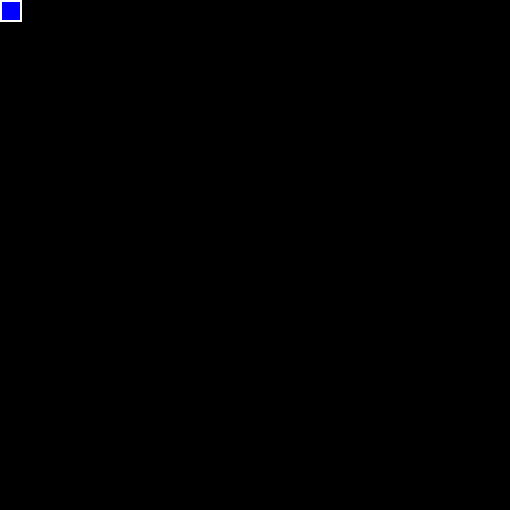
Frame 1 (no input)
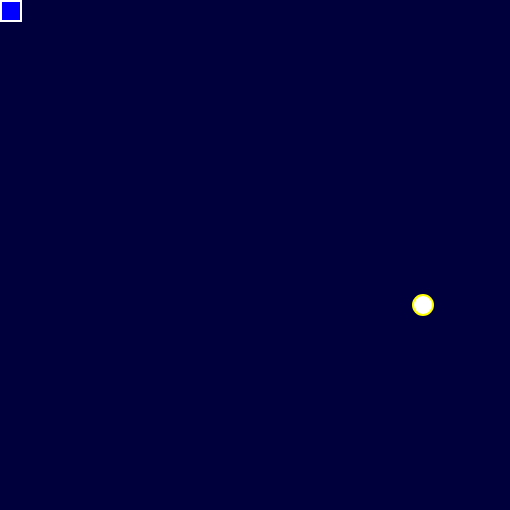
Frame 60 (no input)
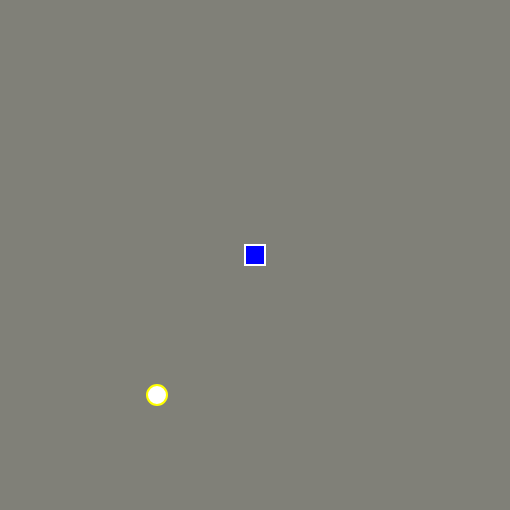
Frame 120 (the mouse pressed at the canvas centre since frame 60)

The p5.js sketch that drew these frames (run headless with seeded random() and noise() and a simulated clock; from frame 60 on, the mouse is pressed at the canvas centre):

// p5.js sketch
// ── sketch.js
// Declare global variables
let leftSide=0;
let rightSide=510;
let topBorder=0;
let bottomBorder=510;
let rVal=0;
let gVal=0;
let bVal=0;
let bInc=true;
let value;
let xPos=10
let yPos=10
let goRight=true;
let goDown=true;

function setup() {
  createCanvas(rightSide, bottomBorder);
}

function draw() {
  //declare local variables
  //Constrain the colors to 255 for red and green
  let rColorConst=constrain(mouseX, leftSide, rightSide);
  let gColorConst=constrain(mouseY, topBorder, bottomBorder);
  //define red behavior (0 on the left to 255 on the right)
  rVal=rColorConst/2;
    //define green behavior (0 at the top to 255 at the bottom)
  gVal=gColorConst/2;
    //define blue behavior (cycling from 0-255-0)
  if (bVal< 255 && bInc==true) bVal++;
  else if (bVal>=255) bInc=false;
  if (bVal>0 && bInc!=true) bVal--;
  else if (bVal==0) bInc=true;
  //Set the background in color motion
  background(rVal, gVal, bVal);  
    //declare the bouncing ball and set it in motion
      fill(255);
  strokeWeight(2);
  stroke(255,255,0);
  ellipse(xPos,yPos,20,20);
  // NOTE: remember that incrementation will take place by integers, if not evenly divisible by the increment
  // the object may not exhibit the expected behavior and == wil not work as the comparison operator.
  //use >= or <= instead
 //define x variable behavior
  if (xPos<width-10 && goRight==true) xPos+= 7;
  else if(xPos>= width-10) goRight=false;
  if (xPos > 10 && goRight!=true) xPos-=7;
  else if (xPos==10) goRight=true;
  //define y variable behavior
    if (yPos<height-10 && goDown==true) yPos+= 5;
  else if(yPos>= height-10) {
    goDown=false;
  }
  if (yPos > 10 && goDown!=true) yPos-=5;
  else if (yPos==10) goDown=true;
    
    //Now for the followbox
  //Constrain the possible movement of the mouse
  let mouseXConst=constrain(mouseX, leftSide+11, rightSide-11);
  let mouseYConst=constrain(mouseY, topBorder+11, bottomBorder-11);
  //draw rectangle
  stroke(255);
  strokeWeight(2);
  fill(0,0,255);
  // limit the location of the rectangle to keep it on screen
  rect(mouseXConst-10, mouseYConst-10 , 20, 20);
  // log variable values to the console
  console.log(mouseXConst, mouseYConst, rColorConst, gColorConst, rVal, gVal, bVal);
}
// ── style.css
body{background: #aaaaaa;}
h1{color: #666; 
    font-family: "Comic Sans MS", cursive, sans-serif;}
p{font-family: "Trebuchet MS", Helvetica, sans-serif;
    font-size: large; }
a{font-family: "Trebuchet MS", Helvetica, sans-serif;
    font-size: large;
    color: darkblue;}
span{font-family: "Comic Sans MS", cursive, sans-serif;
    text-decoration-line: underline;
    text-decoration-style: wavy;}
